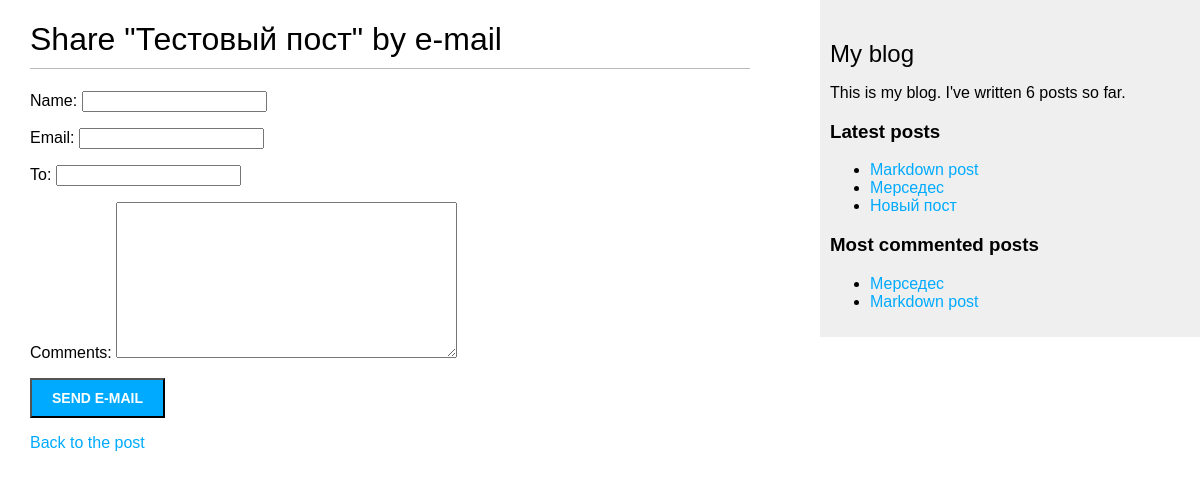
Screenshot of /blog/1/share/ with the database file from the repository.
### blog/models.py (models this page shows, shortened)
class Post(models.Model):
    class Status(models.TextChoices):
        DRAFT = 'DF', 'Draft'
        PUBLISHED = 'PB', 'Published'
    title = models.CharField(max_length=255)
    slug = models.SlugField(max_length=250, unique_for_date='publish')
    author = models.ForeignKey(User, on_delete=models.CASCADE, related_name='blog_posts')
    body = models.TextField()
    publish = models.DateTimeField(default=timezone.now())
    created = models.DateTimeField(auto_now_add=True)
    updated = models.DateTimeField(auto_now=True)
    status = models.CharField(max_length=2, choices=Status.choices, default=Status.DRAFT)
    objects = models.Manager()
    published = PublishedManager()
    tags = TaggableManager()
    def get_absolute_url(self):
        return reverse('blog:post_detail', args=[self.publish.year, self.publish.month, self.publish.day, self.slug])
    class Meta:
        ordering = ['-publish']
        indexes = [
            models.Index(fields=['-publish']),
        ]

### blog/views.py (the view)
# urls.py: path('<int:post_id>/share/', views.post_share, name='post_share'),
def post_share(request, post_id):
    post = get_object_or_404(Post, id=post_id, status=Post.Status.PUBLISHED)
    sent = False
    if request.method == 'POST':
        form = EmailPostForm(request.POST)
        if form.is_valid():
            cd = form.cleaned_data
            post_url = request.build_absolute_uri(post.get_absolute_url())
            subject = f"{cd['name']} recommends you read {post.title}"
            message = f"Read {post.title} at {post_url}\n\n{cd['name']}\'s ({cd['email']}) comments: {cd['comments']}"
            send_mail(subject, message, settings.EMAIL_HOST_USER, [cd['to']])
            sent = True
    else:
        form = EmailPostForm()
    return render(request, 'blog/post/share.html', {'post': post, 'form': form, 'sent': sent})

### blog/forms.py
class EmailPostForm(forms.Form):
    name = forms.CharField(max_length=255)
    email = forms.EmailField()
    to = forms.EmailField()
    comments = forms.CharField(required=False, widget=forms.Textarea)

### blog/models.py (called while the page is built)
    def get_queryset(self):
        return super().get_queryset().filter(status=Post.Status.PUBLISHED)

### blog/templatetags/blog_tags.py (called while the page is built)
@register.simple_tag
def total_posts():
    return Post.published.count()

@register.inclusion_tag('blog/post/latest_posts.html')
def show_latest_posts(count=5):
    latest_posts = Post.published.order_by('-publish')[:count]
    return {'latest_posts': latest_posts}

@register.simple_tag
def get_most_commented_posts(count=5):
    return Post.published.annotate(total_comments=Count('comments')).exclude(total_comments=0).order_by('-total_comments')[:count]

### templates/blog/post/share.html (shortened to what this page needs)
{% extends 'blog/base.html' %}
{% block content %}
	{% if sent %}
		<h1>E-mail successfully sent</h1>
		<p>
			'{{ post.title }}' was successfully sent to {{ form.cleaned_data.to }}.
		</p>
	{% else %}
		<h1>Share "{{ post.title }}" by e-mail</h1>
		<form method="post">
			{{ form.as_p }}
			<input type="submit" value="Send e-mail">
		</form>
	{% endif %}
	<p><a href="{{ post.get_absolute_url }}">Back to the post</a></p>
{% endblock %}

### templates/blog/base.html (shortened to what this page needs)
{% load blog_tags %}
{% load static %}
<!DOCTYPE html>
<html lang="en">
<head>
    <link rel="stylesheet" href="{% static 'css/blog.css' %}">
</head>
<body>
    <div id="content">
        {% block content %}
        {% endblock %}
    </div>
    <div id="sidebar">
        <h2>My blog</h2>
        <p>
            This is my blog.
            I've written {% total_posts %} posts so far.
        </p>
        <h3>Latest posts</h3>
        {% show_latest_posts 3 %}
        <h3>Most commented posts</h3>
        {% get_most_commented_posts as most_commented_posts %}
        <ul>
            {% for post in most_commented_posts %}
            <li>
                <a href="{{ post.get_absolute_url }}">{{ post.title }}</a>
            </li>
            {% endfor %}
        </ul>
    </div>
</body>
</html>

### templates/blog/post/latest_posts.html
<ul>
	{% for post in latest_posts %}
		<li>
			<a href="{{ post.get_absolute_url }}">{{ post.title }}</a>
		</li>
	{% endfor %}
</ul>

### blog/static/css/blog.css (style rules this page uses)
body { margin: 0; padding: 0; font-family: Helvetica, sans-serif; }
a { color: #00abff; text-decoration: none; }
h1 { font-weight: normal; border-bottom: 1px solid #bbb; padding: 0 0 10px 0; }
h2 { font-weight: normal; margin: 30px 0 0; }
#content { float: left; width: 60%; padding: 0 0 0 30px; }
#sidebar { float: right; width: 30%; padding: 10px; background: #efefef; height: 100%; }
input[type=submit] { font-weight: bold; background: #00abff; color: #fff; padding: 10px 20px; font-size: 14px; text-transform: uppercase; }

### rows the page displays
Post: title "Тестовый пост"
Post: title "Markdown post"
Post: title "Мерседес"
Post: title "Новый пост"
